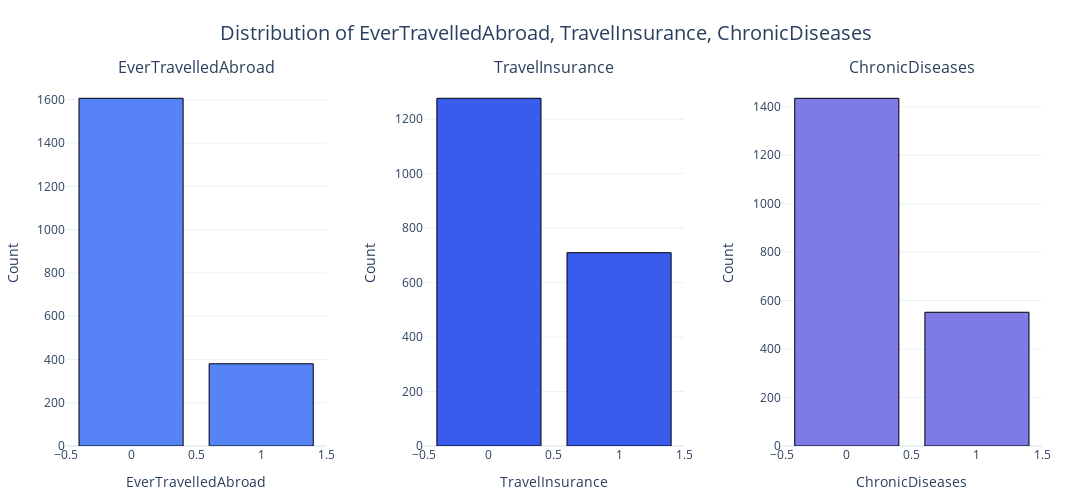

Here is the notebook cell this chart was saved with:
### Markdown cell above
**Employment Type**: The higher proportion of individuals in the **Private Sector/Self Employed** category might influence their travel behavior and insurance uptake differently compared to those in the Government Sector. This could be due to factors such as job stability and disposable income.

**Education Level**: The overwhelming majority of graduates in the dataset could suggest that educational attainment might be a significant factor in travel insurance decisions. Graduates might have different travel patterns and risk perceptions compared to non-graduates.

**Travel Frequency**: The fact that most individuals are not frequent flyers might impact the likelihood of purchasing travel insurance. Frequent flyers could have a higher propensity to buy travel insurance due to increased travel exposure and associated risks

### Code cell
plot_combined_bar_charts(
    travel_df, categorical_features_two, save_path="images/combined_bar_charts2.png"
)

### Figure 1 — Plotly figure (JSON) as saved in the notebook; plotly's stock layout.template omitted (floating-point values rounded to 4 significant figures)
{"data": [{"marker": {"color": "#5684F7", "line": {"color": "#000000", "width": 1}}, "name": "EverTravelledAbroad", "type": "bar", "x": [0, 1], "xaxis": "x", "y": [1607, 380], "yaxis": "y"}, {"marker": {"color": "#3A5CED", "line": {"color": "#000000", "width": 1}}, "name": "TravelInsurance", "type": "bar", "x": [0, 1], "xaxis": "x2", "y": [1277, 710], "yaxis": "y2"}, {"marker": {"color": "#7E7AE6", "line": {"color": "#000000", "width": 1}}, "name": "ChronicDiseases", "type": "bar", "x": [0, 1], "xaxis": "x3", "y": [1435, 552], "yaxis": "y3"}], "layout": {"annotations": [{"font": {"size": 16}, "showarrow": false, "text": "EverTravelledAbroad", "x": 0.1333, "xanchor": "center", "xref": "paper", "y": 1, "yanchor": "bottom", "yref": "paper"}, {"font": {"size": 16}, "showarrow": false, "text": "TravelInsurance", "x": 0.5, "xanchor": "center", "xref": "paper", "y": 1, "yanchor": "bottom", "yref": "paper"}, {"font": {"size": 16}, "showarrow": false, "text": "ChronicDiseases", "x": 0.8667, "xanchor": "center", "xref": "paper", "y": 1, "yanchor": "bottom", "yref": "paper"}], "height": 500, "margin": {"b": 50, "l": 50, "r": 50, "t": 80}, "showlegend": false, "title": {"font": {"size": 20}, "text": "Distribution of EverTravelledAbroad, TravelInsurance, ChronicDiseases", "x": 0.5}, "width": 1200, "xaxis": {"anchor": "y", "domain": [0, 0.2667], "title": {"font": {"size": 14}, "text": "EverTravelledAbroad"}}, "xaxis2": {"anchor": "y2", "domain": [0.3667, 0.6333], "title": {"font": {"size": 14}, "text": "TravelInsurance"}}, "xaxis3": {"anchor": "y3", "domain": [0.7333, 1], "title": {"font": {"size": 14}, "text": "ChronicDiseases"}}, "yaxis": {"anchor": "x", "domain": [0, 1], "title": {"font": {"size": 14}, "text": "Count"}}, "yaxis2": {"anchor": "x2", "domain": [0, 1], "title": {"font": {"size": 14}, "text": "Count"}}, "yaxis3": {"anchor": "x3", "domain": [0, 1], "title": {"font": {"size": 14}, "text": "Count"}}}}
